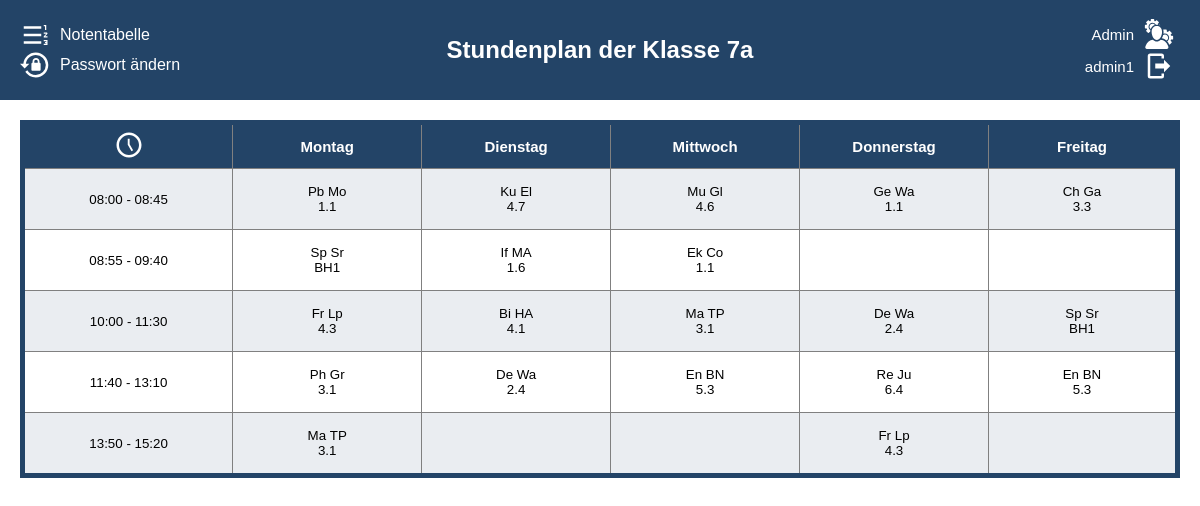
The app's page /schedule/7a/ (signed in) with its own data.
### stundenplan/models.py (models this page shows, shortened)
class Subject(models.Model):
    abkuerzung = models.CharField(max_length=3, unique=True)
    name = models.CharField(max_length=100, unique=True)
    grade = models.ManyToManyField(Grade, through='Subject_Grade')
    class Meta:
        verbose_name = 'Fach'
        verbose_name_plural = 'Fächer'
    pass

class Teacher(models.Model):
    first_name = models.CharField(max_length=30)
    last_name = models.CharField(max_length=30)
    short_name = models.CharField(max_length=3)
    subjects = models.ManyToManyField(Subject)
    class Meta:
        verbose_name = 'Lehrer'
        verbose_name_plural = 'Lehrer'
    pass

class Room(models.Model):
    room_number = models.CharField(max_length=30, unique=True)
    faecher = models.ManyToManyField(Subject)
    class Meta:
        verbose_name = 'Raum'
        verbose_name_plural = 'Räume'
    def __str__(self):
        return f"{self.room_number}"

### stundenplan/views.py (the view)
# urls.py: path('', index_view, name='index_view'),
@login_required
def index_view(request, bezeichnung):
    user = request.user
    if request.user.is_superuser or request.user.profile.klasse.bezeichnung == bezeichnung:
        context = get_plan(user, bezeichnung)
        return render(request, 'index.html', context)

### stundenplan/get_plan.py (called while the page is built)
def custom_subject_filter(klasse, lesson_number, weekday, week_choice):
    week_instance = Week.objects.get(week_choice=week_choice)
    lesson = Lesson.objects.filter(
        klasse=klasse,
        lesson_number=lesson_number,
        weekday=weekday,
        week_choice=week_instance,
    ).first()
    return lesson.subject.abkuerzung if lesson else ""

def custom_teacher_filter(klasse, lesson_number, weekday, week_choice):
    week_instance = Week.objects.get(week_choice=week_choice)
    lesson = Lesson.objects.filter(
        klasse=klasse,
        lesson_number=lesson_number,
        weekday=weekday,
        week_choice=week_instance,
    ).first()
    return lesson.teacher.short_name if lesson else ""

def custom_room_filter(klasse, lesson_number, weekday, week_choice):
    week_instance = Week.objects.get(week_choice=week_choice)
    lesson = Lesson.objects.filter(
        klasse=klasse,
        lesson_number=lesson_number,
        weekday=weekday,
        week_choice=week_instance,
    ).first()
    return lesson.room_number if lesson else ""

def set_username(user):
    if user.first_name and user.last_name:
        username = user.first_name + " " + user.last_name
    else:
        username = user.username
    return username

### templates/index.html (shortened to what this page needs)
<!DOCTYPE html>
<html lang="de">
<head>
    {% load static %}
    <link rel="stylesheet" type="text/css" href="{% static 'index.css' %}">
</head>
<body>
    <div class="header">
        <div class="logout-container-left" >
            <div class="horizontal">
                <svg class="logout"  xmlns="http://www.w3.org/2000/svg" viewBox="0 0 24 24"><path d="M3,13V11H17V13H3M3,19V17H17V19H3M3,7V5H17V7H3M20,8V5H19V4H21V8H20M19,17V16H22V20H19V19H21V18.5H20V17.5H21V17H19M21.25,10C21.67,10 22,10.34 22,10.75C22,10.95 21.92,11.14 21.79,11.27L20.12,13H22V14H19V13.08L21,11H19V10H21.25Z" /></svg>
                <a class="notentabell-view text" href="{% url 'index_view' %}">Notentabelle</a>
            </div>
            <div class="horizontal">
                <a class="text" href="{% url 'change_password' %}">Passwort ändern</a>
            </div>
        </div>
        <h1 class="header-heading">Stundenplan der Klasse {{klassenname}}</h1>
        <div class="logout-container-right" >
            {% if user.is_superuser %}
                <form method="post" action="{% url 'admin:index' %}">
                    <button type="submit" class="logout-button">
                        <a>Admin</a>
                    </button>
                </form>
            {% endif %}
            <form method="post" action="{% url 'logout' %}">
                <button type="submit" class="logout-button">
                    <div>{{username}}</div>
                    <svg class="logout" xmlns="http://www.w3.org/2000/svg" viewBox="0 0 24 24"><path d="M16,17V14H9V10H16V7L21,12L16,17M14,2A2,2 0 0,1 16,4V6H14V4H5V20H14V18H16V20A2,2 0 0,1 14,22H5A2,2 0 0,1 3,20V4A2,2 0 0,1 5,2H14Z" /></svg>
                </button>
            </form>
        </div>
    </div>
    <div class="content">
        <table class="table table-striped table-bordered table-hover doFixed">
            <thead>
                <tr class="darkrow">
                    <th><svg class="clock" xmlns="http://www.w3.org/2000/svg" viewBox="0 0 24 24"><path d="M12 20C16.4 20 20 16.4 20 12S16.4 4 12 4 4 7.6 4 12 7.6 20 12 20M12 2C17.5 2 22 6.5 22 12S17.5 22 12 22C6.5 22 2 17.5 2 12C2 6.5 6.5 2 12 2M15.3 16.2L14 17L11 11.8V7H12.5V11.4L15.3 16.2Z" /></svg></th>
                    <th colspan="2">Montag</th>
                    <th colspan="2">Dienstag</th>
                    <th colspan="2">Mittwoch</th>
                    <th colspan="2">Donnerstag</th>
                    <th colspan="2">Freitag</th>
                </tr>
            </thead>
            <tbody>
                <tr class="darkrow 1. Studne">
                    <td>08:00 - 08:45</td>
                    <td colspan="2">{{monA1}} {{monA1Name}}<br>{{monA1Nr}}</td>
                    <td colspan="2">{{tueA1}} {{tueA1Name}}<br>{{tueA1Nr}}</td>
                    <td colspan="2">{{wedA1}} {{wedA1Name}}<br>{{wedA1Nr}}</td>
                    <td colspan="2">{{thuA1}} {{thuA1Name}}<br>{{thuA1Nr}}</td>
                    <td colspan="2">{{friA1}} {{friA1Name}}<br>{{friA1Nr}}</td>
                </tr>
                <tr class="2. Studne">
                    <td>08:55 - 09:40</td>
                    <td colspan="2">{{monA2}} {{monA2Name}}<br>{{monA2Nr}}</td>
                    <td colspan="2">{{tueA2}} {{tueA2Name}}<br>{{tueA2Nr}}</td>
                    <td colspan="2">{{wedA2}} {{wedA2Name}}<br>{{wedA2Nr}}</td>
                    <td colspan="2">{{thuA2}} {{thuA2Name}}<br>{{thuA2Nr}}</td>
                    <td colspan="2">{{friA2}} {{friA2Name}}<br>{{friA2Nr}}</td>
                </tr>
                <tr class="darkrow 3./4. Studne">
                    <td>10:00 - 11:30</td>
                    <td colspan="2">{{monA3_4}} {{monA3_4Name}}<br>{{monA3_4Nr}}</td>
                    <td colspan="2">{{tueA3_4}} {{tueA3_4Name}}<br>{{tueA3_4Nr}}</td>
                    <td colspan="2">{{wedA3_4}} {{wedA3_4Name}}<br>{{wedA3_4Nr}}</td>
                    <td colspan="2">{{thuA3_4}} {{thuA3_4Name}}<br>{{thuA3_4Nr}}</td>
                    <td colspan="2">{{friA3_4}} {{friA3_4Name}}<br>{{friA3_4Nr}}</td>
                </tr>
                <tr class="5./6. Stunde">
                    <td data-label="Zeit">11:40 - 13:10</td>
                    <td data-label="Montag A" colspan="2">{{monA5_6}}&nbsp;{{monA5_6Name}}<br>{{monA5_6Nr}}</td>
                    <td data-label="Dienstag A" colspan="2">{{tueA5_6}}&nbsp;{{tueA5_6Name}}<br>{{tueA5_6Nr}}</td>
                    <td data-label="Mittwoch A" colspan="2">{{wedA5_6}}&nbsp;{{wedA5_6Name}}<br>{{wedA5_6Nr}}</td>
                    <td data-label="Donnerstag A" colspan="2">{{thuA5_6}}&nbsp;{{thuA5_6Name}}<br>{{thuA5_6Nr}}</td>
                    <td data-label="Freitag A" colspan="2">{{friA5_6}}&nbsp;{{friA5_6Name}}<br>{{friA5_6Nr}}</td>
                </tr>
                <tr class="darkrow 7./8. Stunde">
                    <td data-label="Zeit">13:50 - 15:20</td>
                    <td data-label="Montag A" colspan="2">{{monA7_8}}&nbsp;{{monA7_8Name}}<br>{{monA7_8Nr}}</td>
                    <td data-label="Dienstag A" colspan="2">{{tueA7_8}}&nbsp;{{tueA7_8Name}}<br>{{tueA7_8Nr}}</td>
                    <td data-label="Mittwoch A" colspan="2">{{wedA7_8}}&nbsp;{{wedA7_8Name}}<br>{{wedA7_8Nr}}</td>
                    <td data-label="Donnerstag A" colspan="2">{{thuA7_8}}&nbsp;{{thuA7_8Name}}<br>{{thuA7_8Nr}}</td>
                    <td data-label="Freitag A" colspan="2">{{friA7_8}}&nbsp;{{friA7_8Name}}<br>{{friA7_8Nr}}</td>
                </tr>
            </tbody>
        </table>
    </div>
</body>
</html>

### static/index.css (style rules this page uses)
:root { --background-color: #ffffff; --second-background-color: #E5E1DA; --darkrow: #23456718; --dark-accent: rgb(35,68,103); --ligth-accent: #b1dae7; --dark-font: #27374D; --ligth-font: white; }
body { display: flex; justify-content: center; align-items: center; flex-direction: column; font-family: Arial, Helvetica, sans-serif; background-color: var(--background-color); margin: 0; padding: 0; }
.header { position: fixed; background-color: var(--dark-accent); width: 100%; left: 0; top: 0; color: var(--ligth-font); display: flex; align-items: center; justify-content: space-between; height: 100px; padding: 0 20px; box-sizing: border-box; }
.header-heading { position: absolute; left: 50%; transform: translateX(-50%); font-size: 1.5rem; text-align: center; }
.logout-container-right { display: flex; align-items: flex-end; flex-direction: column; justify-content: flex-end; position: absolute; right: 20px; }
.logout-container-left { display: flex; align-items: flex-start; flex-direction: column; position: absolute; justify-content: flex-start; left: 20px; }
.logout { height: 30px; width: 30px; fill: var(--ligth-font); }
.logout-button { background-color: transparent; color: var(--ligth-font); border: none; font-size: 15px; cursor: pointer; display: flex; align-items: center; gap: 10px; }
.content { margin-top: 100px; width: 100%; overflow-x: auto; padding: 20px; box-sizing: border-box; }
table { table-layout: fixed; width: 100%; max-width: 1200px; margin: 0 auto; border-collapse: collapse; border: var(--dark-accent) solid 5px; }
th, td { width: 10%; height: 50px; text-align: center; vertical-align: middle; font-size: 10pt; padding: 5px; border: 1px solid gray; word-wrap: break-word; overflow-wrap: break-word; }
th { background-color: var(--dark-accent); color: var(--ligth-font); font-size: 15px !important; height: 30px !important; }
th:last-child, td:last-child { width: 10% !important; }
tbody tr { height: 50px; }
.darkrow { background-color: var(--darkrow); }
.clock { height: 30px; width: auto; color: var(--ligth-font); fill: var(--ligth-font); }
.notentabell-view { color: var(--ligth-font); text-decoration: underline; cursor: pointer; }
.horizontal { display: flex; flex-direction: row; align-items: center; justify-content: flex-start; }
.text { padding-left: 10px; text-decoration: none; color: var(--ligth-font); }

### records on screen
Subject: abkuerzung "Pb"
Teacher: short_name "Mo"
Room: room_number "1.1"
Subject: abkuerzung "Ku"
Teacher: short_name "El"
Room: room_number "4.7"
Subject: abkuerzung "Mu"
Teacher: short_name "Gl"
Room: room_number "4.6"
Subject: abkuerzung "Ge"
Teacher: short_name "Wa"
Subject: abkuerzung "Ch"
Teacher: short_name "Ga"
Room: room_number "3.3"
Subject: abkuerzung "Sp"
Teacher: short_name "Sr"
Room: room_number "BH1"
Subject: abkuerzung "If"
Teacher: short_name "MA"
Room: room_number "1.6"
Subject: abkuerzung "Ek"
Teacher: short_name "Co"
Subject: abkuerzung "Fr"
Teacher: short_name "Lp"
Room: room_number "4.3"
Subject: abkuerzung "Bi"
Teacher: short_name "HA"
Room: room_number "4.1"
Subject: abkuerzung "Ma"
Teacher: short_name "TP"
Room: room_number "3.1"
Subject: abkuerzung "De"
Room: room_number "2.4"
Subject: abkuerzung "Ph"
Teacher: short_name "Gr"
Subject: abkuerzung "En"
Teacher: short_name "BN"
Room: room_number "5.3"
Subject: abkuerzung "Re"
Teacher: short_name "Ju"
Room: room_number "6.4"

### other values on screen
{{ klassenname }} "7a"
{{ username }} "admin1"
